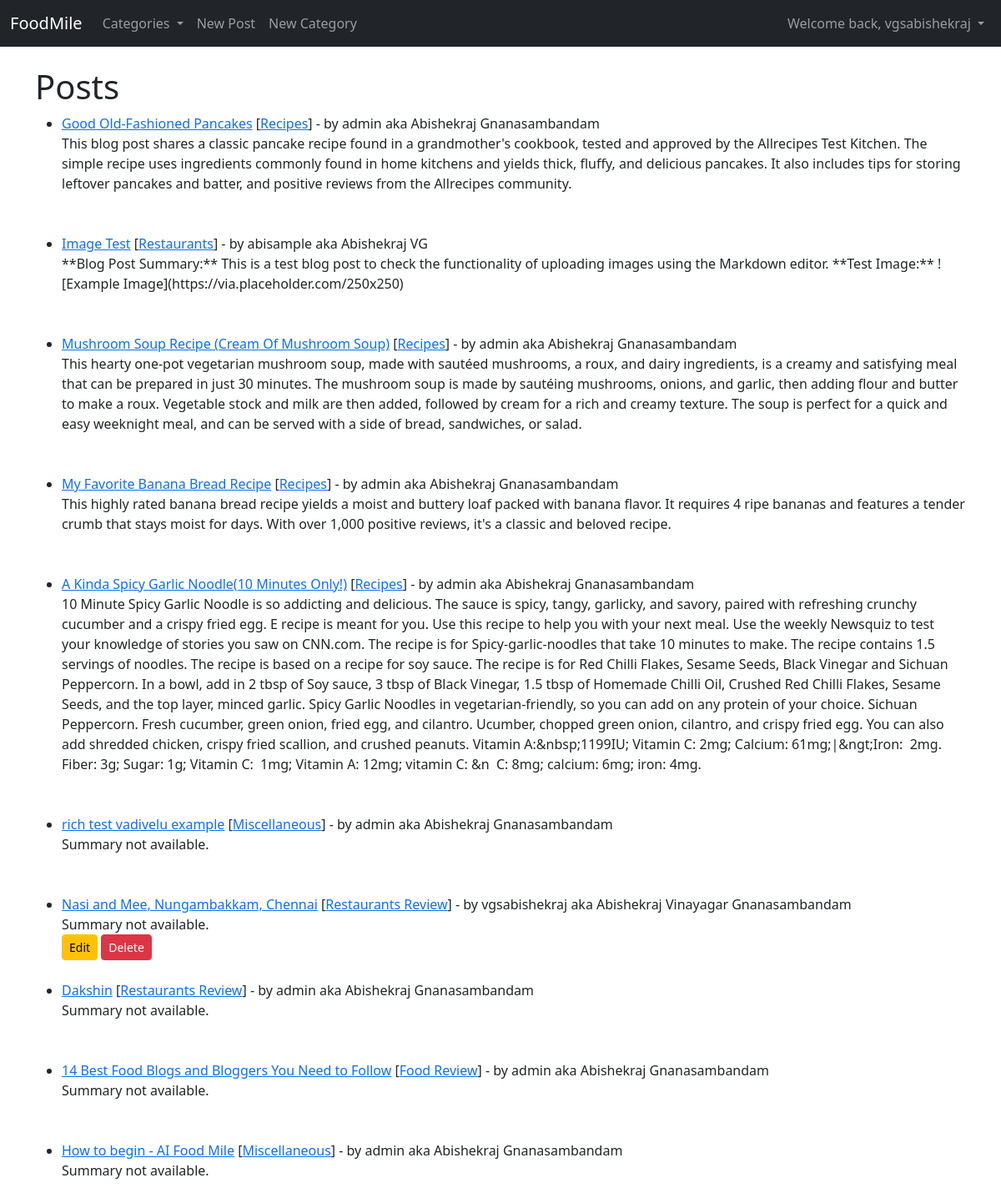
Screenshot of / (signed in) with the database file from the repository.
### foodmileblog/models.py (models this page shows, shortened)
class Post(models.Model):
    title = models.CharField(max_length=255)
    header_image = models.ImageField(null=True, blank=True, upload_to="images/")
    last_updated = models.DateTimeField(default=now, blank=True)
    last_updated_short = models.DateField(default=now, blank=True)
    author = models.ForeignKey(User, on_delete=models.CASCADE) # if user is deleted, we also "cascade" delete all posts of that user, default 1 is admin
    body = RichTextField(blank=True, null=True)
    category = models.CharField(max_length=255, default="miscellaneous")
    likes = models.ManyToManyField(User, related_name='blog_posts')
    summary = models.CharField(max_length=255, default="Summary not available.") # down the line we can use AI to summarise post content
    author_full_name = models.CharField(max_length=100)

### foodmileblog/views.py (the view)
# urls.py: path('', HomeView.as_view(), name="home"),
class HomeView(BaseContextMixin, ListView):
    model = Post
    template_name = 'home.html'
    ordering = ['-last_updated']          # ordering by last updated id

### foodmileblog/models.py (called while the page is built)
    def __str__(self) -> str:
        return self.name

### foodmileblog/views.py (called while the page is built)
    def get_context_data(self, *args, **kwargs) -> Dict[str, Any]:
        ctg_menu = Category.objects.all()
        context = super().get_context_data(*args, **kwargs)
        context["ctg_menu"] = ctg_menu
        return context

### foodmileblog/templates/home.html
{% extends 'base.html' %}
{% block content %}
<h1> Posts </h1>
<ul>
{% for post in object_list %}
    <li><a href="{% url 'article-detail' post.pk %}">{{ post.title }}</a> [<a href="{% url 'category' post.category|slugify %}" style="text-transform: capitalize;">{{ post.category }}</a>] - by {{ post.author }}
        aka {{ post.author.first_name }} {{ post.author.last_name}} <br/>
        {{ post.summary }}
        <br/>
        {% if user.is_authenticated %}
            {% if user.id == post.author.id or user.id == 1 %}
                <a class="btn btn-warning btn-sm" href="{% url 'update-post' post.pk %}">Edit</a>
                <a class="btn btn-danger btn-sm" href="{% url 'delete-post' post.pk %}">Delete</a>
            {% endif %}
        {% endif %}
        <br/><br/>
    </li>
{% endfor %}
</ul>
{% endblock %}

### foodmileblog/templates/base.html (shortened to what this page needs)
<!doctype html>
<html lang="en">
  <head>
    <link href="https://cdn.jsdelivr.net/npm/bootstrap@5.3.3/dist/css/bootstrap.min.css" rel="stylesheet">
  </head>
  <body>
    <nav class="navbar navbar-expand-lg navbar-dark bg-dark">
      <div class="container-fluid">
        <a class="navbar-brand" href="{% url 'home' %}">FoodMile</a>
        <div class="collapse navbar-collapse" id="navbarSupportedContent">
          <ul class="navbar-nav me-auto mb-2 mb-lg-0">
                {% if ctg_menu %}
                <li class="nav-item dropdown">
                    <a class="nav-link dropdown-toggle" href="#" id="navbarDropdown" role="button" data-bs-toggle="dropdown" aria-expanded="false">
                        Categories
                    </a>
                </li>
                {% endif %}
                {% if user.is_authenticated %}
                  <li class="nav-item">
                    <a class="nav-link" href="{% url 'new-post' %}">New Post</a>
                  </li>
                  <li class="nav-item">
                    <a class="nav-link" href="{% url 'new-category' %}">New Category</a>
                  </li>
                {% endif %}
          </ul>
            <ul class="navbar-nav ms-auto mb-2 mb-lg-0">
                {% if user.is_authenticated %}
                  <li class="nav-item dropdown">
                    <a class="nav-link dropdown-toggle" href="#" id="navbarDropdown" role="button" data-bs-toggle="dropdown" aria-expanded="false">
                      Welcome back, {{ user.username }}
                    </a>
                  </li>
                {% endif %}
              </ul>
        </div>
      </div>
    </nav>
    <br/>
    <div class="container">
    {% block content %}
    {% endblock %}
    </div>
  </body>
</html>

### rows the page displays
Post: title "Good Old-Fashioned Pancakes", category "Recipes", author "admin", author.first_name "Abishekraj", author.last_name "Gnanasambandam", summary "This blog post shares a classic pancake recipe found in a grandmother's cookbook, tested and approved by the Allrecipes Test Kitchen. The simple recipe uses ingredients commonly found in home kitchens and yields thick, fluffy, and delicious pancakes. It also includes tips for storing leftover pancakes and batter, and positive reviews from the Allrecipes community."
Post: title "Image Test", category "Restaurants", author "abisample", author.first_name "Abishekraj", author.last_name "VG", summary "**Blog Post Summary:** This is a test blog post to check the functionality of uploading images using the Markdown editor. **Test Image:** ![Example Image](https://via.placeholder.com/250x250)"
Post: title "Mushroom Soup Recipe (Cream Of Mushroom Soup)", category "Recipes", author "admin", author.first_name "Abishekraj", author.last_name "Gnanasambandam", summary "This hearty one-pot vegetarian mushroom soup, made with sautéed mushrooms, a roux, and dairy ingredients, is a creamy and satisfying meal that can be prepared in just 30 minutes. The mushroom soup is made by sautéing mushrooms, onions, and garlic, then adding flour and butter to make a roux. Vegetable stock and milk are then added, followed by cream for a rich and creamy texture. The soup is perfect for a quick and easy weeknight meal, and can be served with a side of bread, sandwiches, or salad."
Post: title "My Favorite Banana Bread Recipe", category "Recipes", author "admin", author.first_name "Abishekraj", author.last_name "Gnanasambandam", summary "This highly rated banana bread recipe yields a moist and buttery loaf packed with banana flavor. It requires 4 ripe bananas and features a tender crumb that stays moist for days. With over 1,000 positive reviews, it's a classic and beloved recipe."
Post: title "A Kinda Spicy Garlic Noodle(10 Minutes Only!)", category "Recipes", author "admin", author.first_name "Abishekraj", author.last_name "Gnanasambandam", summary "10 Minute Spicy Garlic Noodle is so addicting and delicious. The sauce is spicy, tangy, garlicky, and savory, paired with refreshing crunchy cucumber and a crispy fried egg. E recipe is meant for you. Use this recipe to help you with your next meal. Use the weekly Newsquiz to test your knowledge of stories you saw on CNN.com. The recipe is for Spicy-garlic-noodles that take 10 minutes to make. The recipe contains 1.5 servings of noodles. The recipe is based on a recipe for soy sauce. The recipe is for Red Chilli Flakes, Sesame Seeds, Black Vinegar and Sichuan Peppercorn. In a bowl, add in 2 tbsp of Soy sauce, 3 tbsp of Black Vinegar, 1.5 tbsp of Homemade Chilli Oil, Crushed Red Chilli…"
Post: title "rich test vadivelu example", category "Miscellaneous", author "admin", author.first_name "Abishekraj", author.last_name "Gnanasambandam", summary "Summary not available."
Post: title "Nasi and Mee, Nungambakkam, Chennai", category "Restaurants Review", author "vgsabishekraj", author.first_name "Abishekraj", author.last_name "Vinayagar Gnanasambandam", summary "Summary not available.", shows "Edit"
Post: title "Dakshin", category "Restaurants Review", author "admin", author.first_name "Abishekraj", author.last_name "Gnanasambandam", summary "Summary not available."
Post: title "14 Best Food Blogs and Bloggers You Need to Follow", category "Food Review", author "admin", author.first_name "Abishekraj", author.last_name "Gnanasambandam", summary "Summary not available."
Post: title "How to begin - AI Food Mile", category "Miscellaneous", author "admin", author.first_name "Abishekraj", author.last_name "Gnanasambandam", summary "Summary not available."

### other values shown
{{ user.username }} "vgsabishekraj"
